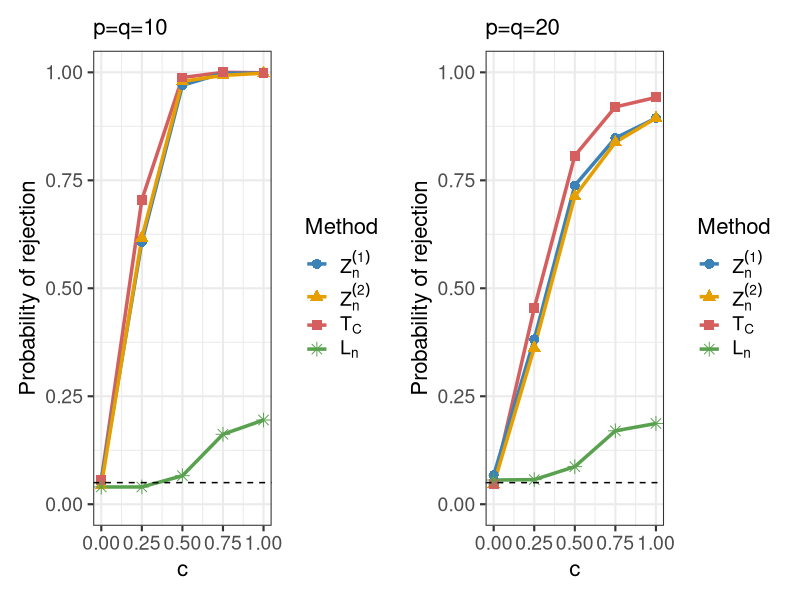
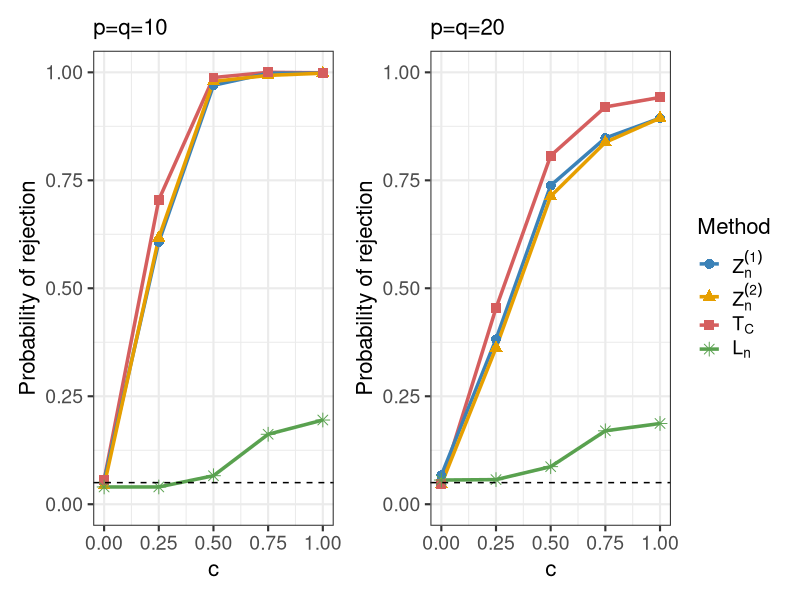

Recreate these plots in R, in order.
library(ggplot2)
library(patchwork)

df <- data.frame(
  c = rep(c(0, 0.25, 0.5, 0.75, 1), times = 8),
  value = c(
    # n=800, d=s=10：Z1, Z2, CCT, Ln
    0.055, 0.607, 0.970, 0.998, 0.998,
    0.043, 0.617, 0.979, 0.993, 0.998,
    0.056, 0.705, 0.988, 1.000, 0.999,
    0.040, 0.040, 0.066, 0.162, 0.195,
    
    # n=800, d=s=20：Z1, Z2, CCT, Ln
    0.067, 0.382, 0.738, 0.848, 0.894,
    0.046, 0.362, 0.713, 0.838, 0.894,
    0.047, 0.454, 0.807, 0.920, 0.942,
    0.056, 0.057, 0.087, 0.170, 0.187
  ),
  Method = rep(c("Z1", "Z2", "Tc", "Ln"), each = 5, times = 2),
  scenario = rep(c("d10", "d20"), each = 20)
)

# ==============================
# 字体大小参数
# ==============================
base_size        <- 16  # theme_bw 的基础字体大小
title_size       <- 16  # 子图标题字体大小
axis_title_size  <- 16  # 横纵坐标标题字体大小
axis_text_size   <- 14  # 坐标轴刻度字体大小
legend_text_size <- 14  # 图例文字字体大小
legend_title_size <- 16 # 图例标题字体大小

# ==============================
# 颜色
# ==============================
my_cols <- c(
  "Z1" = "#3B82B8",
  "Z2" = "#E69F00",
  "Tc" = "#D55E5E",
  "Ln" = "#59A14F"
)

# ==============================
# 线型
# ==============================
my_linetypes <- c(
  "Z1" = "solid",
  "Z2" = "solid",
  "Tc" = "solid",
  "Ln" = "solid"
)

# ==============================
# 点的形状
# ==============================
my_shapes <- c(
  "Z1" = 16,   # 圆点
  "Z2" = 17,   # 三角形
  "Tc" = 15,   # 方块
  "Ln" = 8     # 星形
)

# 图例标签
my_labels <- c(
  expression(Z[n]^{(1)}),
  expression(Z[n]^{(2)}),
  expression(T[C]),
  expression(L[n])
)


# ==============================
# d=10 图
# ==============================
p1 <- ggplot(
  subset(df, scenario == "d10"),
  aes(
    x = c, y = value,
    color = Method,
    linetype = Method,
    shape = Method
  )
) +
  geom_line(linewidth = 1.2) +
  geom_point(size = 3) +
  scale_color_manual(
    values = my_cols,
    breaks = c("Z1", "Z2", "Tc", "Ln"),
    labels = my_labels
  ) + 
  scale_linetype_manual(
    values = my_linetypes,
    breaks = c("Z1", "Z2", "Tc", "Ln"),
    labels = my_labels
  ) +
  scale_shape_manual(
    values = my_shapes,
    breaks = c("Z1", "Z2", "Tc", "Ln"),
    labels = my_labels
  ) +
  # 5% 显著性水平
  geom_hline(yintercept = 0.05, linetype = "dashed") +
  scale_x_continuous(breaks = c(0, 0.25, 0.5, 0.75, 1)) +
  scale_y_continuous(limits = c(0, 1)) +
  labs(
    x = "c",   
    y = "Probability of rejection",
    title = "p=q=10"
  ) +
  theme_bw(base_size = base_size) +
  theme(
    plot.title   = element_text(size = title_size),        # 子图标题
    axis.title   = element_text(size = axis_title_size),   # 横纵坐标标题
    axis.text    = element_text(size = axis_text_size),    # 坐标轴刻度
    legend.text  = element_text(size = legend_text_size),  # 图例文字
    legend.title = element_text(size = legend_title_size)  # 图例标题
    # panel.grid = element_blank()   # 去掉网格线
    
  )

# ==============================
# d=20 图
# ==============================
p2 <- ggplot(
  subset(df, scenario == "d20"),
  aes(
    x = c, y = value,
    color = Method,
    linetype = Method,
    shape = Method
  )
) +
  geom_line(linewidth = 1.2) +
  geom_point(size = 3) +
  scale_color_manual(
    values = my_cols,
    breaks = c("Z1", "Z2", "Tc", "Ln"),
    labels = my_labels
  ) + 
  scale_linetype_manual(
    values = my_linetypes,
    breaks = c("Z1", "Z2", "Tc", "Ln"),
    labels = my_labels
  ) +
  scale_shape_manual(
    values = my_shapes,
    breaks = c("Z1", "Z2", "Tc", "Ln"),
    labels = my_labels
  ) +
  # 5% 显著性水平
  geom_hline(yintercept = 0.05, linetype = "dashed") +
  scale_x_continuous(breaks = c(0, 0.25, 0.5, 0.75, 1)) +
  scale_y_continuous(limits = c(0, 1)) +
  labs(
    x = "c",
    y = "Probability of rejection",
    title = "p=q=20"
  ) +
  theme_bw(base_size = base_size) +
  theme(
    plot.title   = element_text(size = title_size),        # 子图标题
    axis.title   = element_text(size = axis_title_size),   # 横纵坐标标题
    axis.text    = element_text(size = axis_text_size),    # 坐标轴刻度
    legend.text  = element_text(size = legend_text_size),  # 图例文字
    legend.title = element_text(size = legend_title_size)  # 图例标题
    # panel.grid = element_blank()   # 去掉网格线
    
  )



# ==============================
# 拼接（横向）
# ==============================
p1 + p2


setwd("E:/PLX/回归误差-拟合优度检验0511/code/R_0904/PLSIM-GitHub-0918/plot/cos(2t_val)/")

p_final <- (p1 + p2) + plot_layout(guides = "collect")
 
ggsave(
  filename = "power_plot_cos(2t_val).pdf",
  plot = p_final,
  width = 12,
  height = 5,
  units = "in",
  device = cairo_pdf   # 字体更清晰
)
